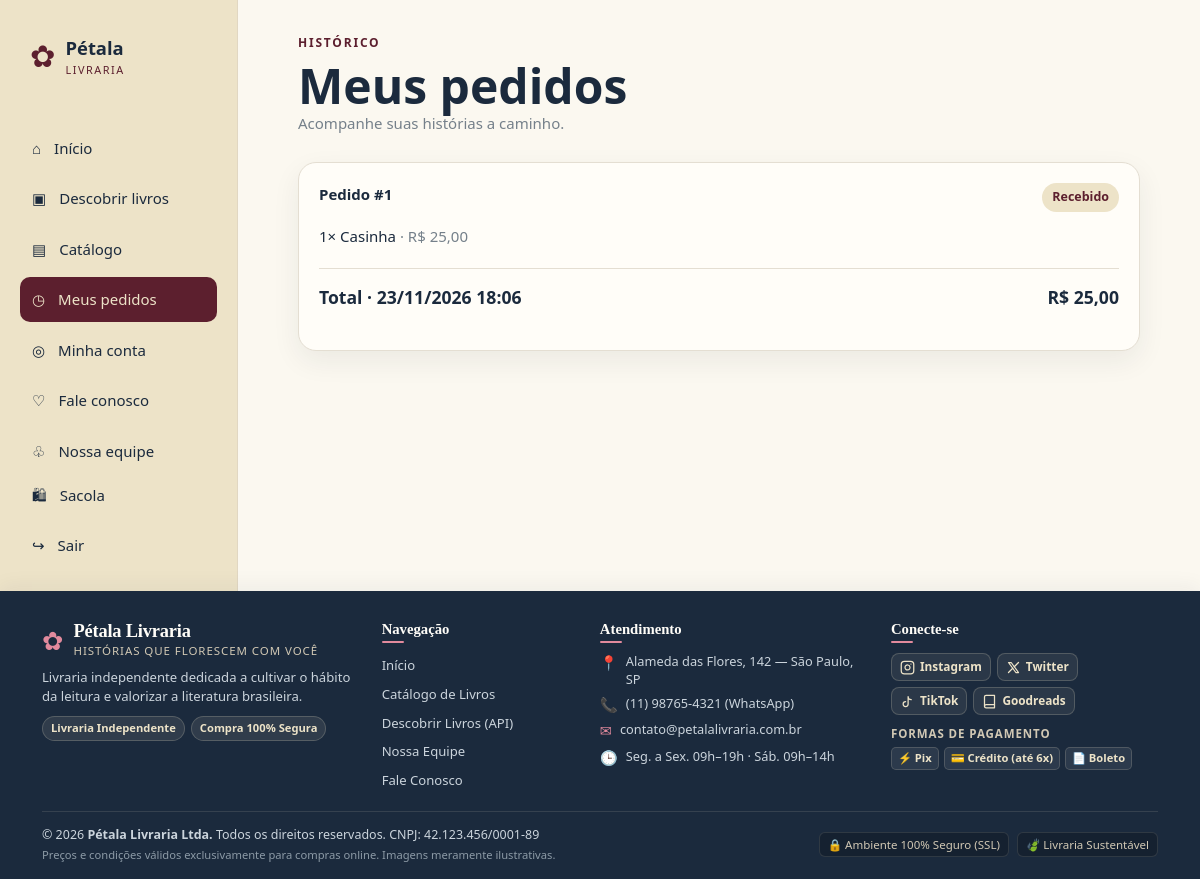
The app's page /meus-pedidos/ (signed in) with its own data.
### ap/models.py (models this page shows, shortened)
class Pedido(models.Model):
    STATUS = [
        ('recebido', 'Recebido'),
        ('processando', 'Em preparação'),
        ('enviado', 'Enviado'),
        ('concluido', 'Concluído'),
        ('cancelado', 'Cancelado'),
    ]
    usuario = models.ForeignKey('auth.User', on_delete=models.CASCADE, related_name='pedidos')
    status = models.CharField(max_length=20, choices=STATUS, default='recebido')
    total = models.DecimalField(max_digits=10, decimal_places=2, default=0)
    criado_em = models.DateTimeField(auto_now_add=True)
    class Meta:
        ordering = ('-criado_em',)

class ItemPedido(models.Model):
    pedido = models.ForeignKey(Pedido, on_delete=models.CASCADE, related_name='itens')
    livro = models.ForeignKey(Servico, on_delete=models.PROTECT, related_name='itens_pedido')
    quantidade = models.PositiveIntegerField(default=1)
    preco_unitario = models.DecimalField(max_digits=10, decimal_places=2)
    @property
    def subtotal(self):
        return self.quantidade * self.preco_unitario

class Servico(models.Model):
    nome = models.CharField(max_length=100, verbose_name='Título')
    descricao = models.TextField(blank=True, verbose_name='Sinopse')
    preco = models.DecimalField(max_digits=10, decimal_places=2, verbose_name='Preço')
    imagem = models.ImageField(upload_to='servicos/', blank=True, null=True, verbose_name='Capa')
    autor = models.CharField(max_length=120, blank=True, verbose_name='Autor')
    isbn = models.CharField(max_length=20, blank=True, verbose_name='ISBN')
    estoque = models.PositiveIntegerField(default=10, verbose_name='Estoque')
    ativo = models.BooleanField(default=True, verbose_name='Disponível')
    criado_em = models.DateTimeField(auto_now_add=True)
    atualizado_em = models.DateTimeField(auto_now=True)
    categoria = models.ForeignKey(Categoria, on_delete=models.PROTECT, related_name='servicos', blank=True, null=True)
    vendedor = models.ForeignKey(
        'auth.User',
        on_delete=models.CASCADE,
        related_name='livros',
        blank=True,
        null=True,
    )

### ap/views.py (the view)
# urls.py: path("meus-pedidos/", views.pedidos, name="pedidos"),
@login_required
def pedidos(request):
    return render(request, 'pedidos.html', {'pedidos': Pedido.objects.filter(usuario=request.user).prefetch_related('itens__livro')})

### ap/templates/pedidos.html (shortened to what this page needs)
{% extends 'template.html' %}
{% block conteudo %}
<div class="page-heading"><div><p class="eyebrow">Histórico</p><h1>Meus pedidos</h1><p class="muted">Acompanhe suas histórias a caminho.</p></div></div>
<div class="orders">{% for pedido in pedidos %}<article class="order card"><div class="order-head"><strong>Pedido #{{ pedido.id }}</strong><span class="badge">{{ pedido.get_status_display }}</span></div>{% for item in pedido.itens.all %}<p>{{ item.quantidade }}× {{ item.livro.nome }} <span class="muted">· R$ {{ item.subtotal|floatformat:2 }}</span></p>{% endfor %}<p class="summary-total"><span>Total · {{ pedido.criado_em|date:"d/m/Y H:i" }}</span><strong>R$ {{ pedido.total|floatformat:2 }}</strong></p></article>{% empty %}<div class="card" style="padding:28px"><p>Você ainda não fez nenhum pedido.</p><a class="button" style="margin-top:15px" href="{% url 'servicos' %}">Encontrar um livro</a></div>{% endfor %}</div>
{% endblock %}

### ap/templates/template.html (shortened to what this page needs)
{% load static %}
<!DOCTYPE html>
<html lang="pt-br">
<head>
    <link rel="stylesheet" href="{% static 'css/style.css' %}">
</head>
<body>
    <div class="app-shell">
        <aside class="sidebar" id="navSidebar">
            <a class="brand-link desktop-brand" href="{% url 'index' %}">
                <span class="brand-mark">✿</span>
                <span><strong>Pétala</strong><small>Livraria</small></span>
            </a>
            <nav class="side-nav" aria-label="Navegação principal">
                <a href="{% url 'index' %}" class="{% if request.resolver_match.url_name == 'index' %}active{% endif %}">⌂ <span>Início</span></a>
                <a href="{% url 'produtos' %}" class="{% if request.resolver_match.url_name == 'produtos' %}active{% endif %}">▣ <span>Descobrir livros</span></a>
                <a href="{% url 'servicos' %}" class="{% if request.resolver_match.url_name == 'servicos' %}active{% endif %}">▤ <span>Catálogo</span></a>
                {% if user.is_authenticated %}
                    <a href="{% url 'pedidos' %}" class="{% if request.resolver_match.url_name == 'pedidos' %}active{% endif %}">◷ <span>Meus pedidos</span></a>
                    <a href="{% url 'dashboard' %}" class="{% if request.resolver_match.url_name == 'dashboard' %}active{% endif %}">◎ <span>Minha conta</span></a>
                {% endif %}
                <a href="{% url 'novoContato' %}">♡ <span>Fale conosco</span></a>
                <a href="{% url 'integrantes' %}">♧ <span>Nossa equipe</span></a>
            </nav>
            <div class="sidebar-bottom">
                {% if user.is_authenticated %}
                    <a href="{% url 'carrinho' %}" class="cart-link">🛍 <span>Sacola</span></a>
                {% else %}
                    <a href="{% url 'login' %}?next={% url 'carrinho' %}" class="cart-link">🛍 <span>Sacola</span></a>
                {% endif %}
                {% if user.is_authenticated %}
                    <form method="post" action="{% url 'logout' %}">
                        {% csrf_token %}<button class="logout-link" type="submit">↪ <span>Sair</span></button>
                    </form>
                {% else %}
                    <a href="{% url 'login' %}">↪ <span>Entrar</span></a>
                {% endif %}
            </div>
        </aside>
        <main class="main-content">
            {% block conteudo %}{% endblock %}
        </main>
    </div>
    <footer class="site-footer" role="contentinfo">
        <div class="footer-container">
            <div class="footer-top">
                <div class="footer-col brand-col">
                    <div class="footer-brand">
                        <span class="footer-mark">✿</span>
                        <div>
                            <h3 class="footer-title">Pétala Livraria</h3>
                            <p class="footer-tagline">Histórias que florescem com você</p>
                        </div>
                    </div>
                    <p class="footer-desc">
                        Livraria independente dedicada a cultivar o hábito da leitura e valorizar a literatura brasileira.
                    </p>
                    <div class="footer-badges">
                        <span class="footer-badge">Livraria Independente</span>
                        <span class="footer-badge">Compra 100% Segura</span>
                    </div>
                </div>
                <div class="footer-col">
                    <h4 class="footer-heading">Navegação</h4>
                    <ul class="footer-links">
                        <li><a href="{% url 'index' %}">Início</a></li>
                        <li><a href="{% url 'servicos' %}">Catálogo de Livros</a></li>
                        <li><a href="{% url 'produtos' %}">Descobrir Livros (API)</a></li>
                        <li><a href="{% url 'integrantes' %}">Nossa Equipe</a></li>
                        <li><a href="{% url 'novoContato' %}">Fale Conosco</a></li>
                    </ul>
                </div>
                <div class="footer-col">
                    <h4 class="footer-heading">Atendimento</h4>
                    <ul class="footer-contact">
                        <li>
                            <span class="contact-icon">📍</span>
                            <span>Alameda das Flores, 142 — São Paulo, SP</span>
                        </li>
                        <li>
                            <span class="contact-icon">📞</span>
                            <a href="tel:11987654321">(11) 98765-4321 (WhatsApp)</a>
                        </li>
                        <li>
                            <span class="contact-icon">✉</span>
                            <a href="mailto:contato@petalalivraria.com.br">contato@petalalivraria.com.br</a>
                        </li>
                        <li>
                            <span class="contact-icon">🕒</span>
                            <span>Seg. a Sex. 09h–19h · Sáb. 09h–14h</span>
                        </li>
                    </ul>
                </div>
                <div class="footer-col">
                    <h4 class="footer-heading">Conecte-se</h4>
                    <div class="social-links">
                        <a href="https://instagram.com" target="_blank" rel="noopener noreferrer" class="social-btn" title="Instagram">
                            <span>Instagram</span>
                        </a>
                        <a href="https://twitter.com" target="_blank" rel="noopener noreferrer" class="social-btn" title="X / Twitter">
                            <svg width="15" height="15" viewBox="0 0 24 24" fill="none" stroke="currentColor" stroke-width="2" stroke-linecap="round" stroke-linejoin="round"><path d="M4 4l11.733 16h4.267l-11.733 -16z"></path><path d="M4 20l6.768 -6.768m2.46 -2.46l6.772 -6.772"></path></svg>
                            <span>Twitter</span>
                        </a>
                        <a href="https://tiktok.com" target="_blank" rel="noopener noreferrer" class="social-btn" title="TikTok">
                            <svg width="15" height="15" viewBox="0 0 24 24" fill="none" stroke="currentColor" stroke-width="2" stroke-linecap="round" stroke-linejoin="round"><path d="M9 12a4 4 0 1 0 4 4V4a5 5 0 0 0 5 5"></path></svg>
                            <span>TikTok</span>
                        </a>
                        <a href="https://goodreads.com" target="_blank" rel="noopener noreferrer" class="social-btn" title="Goodreads">
                            <svg width="15" height="15" viewBox="0 0 24 24" fill="none" stroke="currentColor" stroke-width="2" stroke-linecap="round" stroke-linejoin="round"><path d="M4 19.5A2.5 2.5 0 0 1 6.5 17H20"></path><path d="M6.5 2H20v20H6.5A2.5 2.5 0 0 1 4 19.5v-15A2.5 2.5 0 0 1 6.5 2z"></path></svg>
                            <span>Goodreads</span>
                        </a>
                    </div>
                    <div class="payment-methods">
                        <span class="payment-title">Formas de Pagamento</span>
                        <div class="payment-badges">
                            <span class="pay-chip" title="Pix">⚡ Pix</span>
                            <span class="pay-chip" title="Cartão de Crédito">💳 Crédito (até 6x)</span>
                            <span class="pay-chip" title="Boleto">📄 Boleto</span>
                        </div>
                    </div>
                </div>
            </div>
            <div class="footer-bottom">
                <div class="footer-copy">
                    <p>© 2026 <strong>Pétala Livraria Ltda.</strong> Todos os direitos reservados. CNPJ: 42.123.456/0001-89</p>
                    <p class="footer-subcopy">Preços e condições válidos exclusivamente para compras online. Imagens meramente ilustrativas.</p>
                </div>
                <div class="footer-security">
                    <span class="sec-badge">🔒 Ambiente 100% Seguro (SSL)</span>
                    <span class="sec-badge">🍃 Livraria Sustentável</span>
                </div>
            </div>
        </div>
    </footer>
</body>
</html>

### records on screen
Pedido: id "1", status "Recebido", criado_em "23/11/2026 18:06", total "25,00"
ItemPedido: quantidade "1", livro.nome "Casinha", subtotal "25,00"
